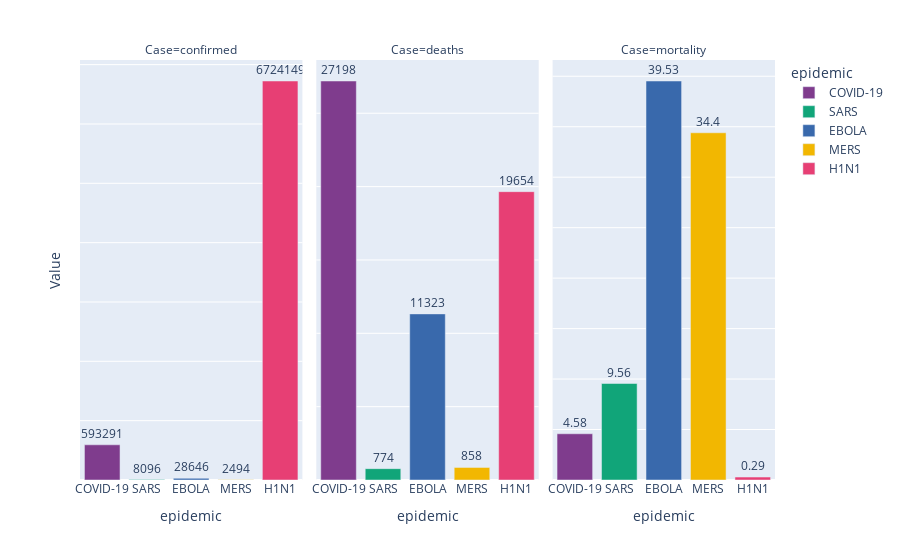

This figure's notebook cell:
### Code cell
temp = epidemics.melt(id_vars='epidemic', value_vars=['confirmed', 'deaths', 'mortality'],
                      var_name='Case', value_name='Value')

fig = px.bar(temp, x="epidemic", y="Value", color='epidemic', text='Value', facet_col="Case",
             color_discrete_sequence = px.colors.qualitative.Bold)
fig.update_traces(textposition='outside')
fig.update_layout(uniformtext_minsize=8, uniformtext_mode='hide')
fig.update_yaxes(showticklabels=False)
fig.layout.yaxis2.update(matches=None)
fig.layout.yaxis3.update(matches=None)
fig.show()

### Figure 1 — Plotly figure (JSON) as saved in the notebook; plotly's stock layout.template omitted (floating-point values rounded to 4 significant figures)
{"data": [{"alignmentgroup": "True", "hoverlabel": {"namelength": 0}, "hovertemplate": "epidemic=%{x}<br>Case=confirmed<br>Value=%{text}", "legendgroup": "COVID-19", "marker": {"color": "rgb(127, 60, 141)"}, "name": "COVID-19", "offsetgroup": "COVID-19", "orientation": "v", "showlegend": true, "text": [593291], "textposition": "outside", "type": "bar", "x": ["COVID-19"], "xaxis": "x", "y": [593291], "yaxis": "y"}, {"alignmentgroup": "True", "hoverlabel": {"namelength": 0}, "hovertemplate": "epidemic=%{x}<br>Case=deaths<br>Value=%{text}", "legendgroup": "COVID-19", "marker": {"color": "rgb(127, 60, 141)"}, "name": "COVID-19", "offsetgroup": "COVID-19", "orientation": "v", "showlegend": false, "text": [27198], "textposition": "outside", "type": "bar", "x": ["COVID-19"], "xaxis": "x2", "y": [27198], "yaxis": "y2"}, {"alignmentgroup": "True", "hoverlabel": {"namelength": 0}, "hovertemplate": "epidemic=%{x}<br>Case=mortality<br>Value=%{text}", "legendgroup": "COVID-19", "marker": {"color": "rgb(127, 60, 141)"}, "name": "COVID-19", "offsetgroup": "COVID-19", "orientation": "v", "showlegend": false, "text": [4.58], "textposition": "outside", "type": "bar", "x": ["COVID-19"], "xaxis": "x3", "y": [4.58], "yaxis": "y3"}, {"alignmentgroup": "True", "hoverlabel": {"namelength": 0}, "hovertemplate": "epidemic=%{x}<br>Case=confirmed<br>Value=%{text}", "legendgroup": "SARS", "marker": {"color": "rgb(17, 165, 121)"}, "name": "SARS", "offsetgroup": "SARS", "orientation": "v", "showlegend": true, "text": [8096], "textposition": "outside", "type": "bar", "x": ["SARS"], "xaxis": "x", "y": [8096], "yaxis": "y"}, {"alignmentgroup": "True", "hoverlabel": {"namelength": 0}, "hovertemplate": "epidemic=%{x}<br>Case=deaths<br>Value=%{text}", "legendgroup": "SARS", "marker": {"color": "rgb(17, 165, 121)"}, "name": "SARS", "offsetgroup": "SARS", "orientation": "v", "showlegend": false, "text": [774], "textposition": "outside", "type": "bar", "x": ["SARS"], "xaxis": "x2", "y": [774], "yaxis": "y2"}, {"alignmentgroup": "True", "hoverlabel": {"namelength": 0}, "hovertemplate": "epidemic=%{x}<br>Case=mortality<br>Value=%{text}", "legendgroup": "SARS", "marker": {"color": "rgb(17, 165, 121)"}, "name": "SARS", "offsetgroup": "SARS", "orientation": "v", "showlegend": false, "text": [9.56], "textposition": "outside", "type": "bar", "x": ["SARS"], "xaxis": "x3", "y": [9.56], "yaxis": "y3"}, {"alignmentgroup": "True", "hoverlabel": {"namelength": 0}, "hovertemplate": "epidemic=%{x}<br>Case=confirmed<br>Value=%{text}", "legendgroup": "EBOLA", "marker": {"color": "rgb(57, 105, 172)"}, "name": "EBOLA", "offsetgroup": "EBOLA", "orientation": "v", "showlegend": true, "text": [28646], "textposition": "outside", "type": "bar", "x": ["EBOLA"], "xaxis": "x", "y": [28646], "yaxis": "y"}, {"alignmentgroup": "True", "hoverlabel": {"namelength": 0}, "hovertemplate": "epidemic=%{x}<br>Case=deaths<br>Value=%{text}", "legendgroup": "EBOLA", "marker": {"color": "rgb(57, 105, 172)"}, "name": "EBOLA", "offsetgroup": "EBOLA", "orientation": "v", "showlegend": false, "text": [11323], "textposition": "outside", "type": "bar", "x": ["EBOLA"], "xaxis": "x2", "y": [11323], "yaxis": "y2"}, {"alignmentgroup": "True", "hoverlabel": {"namelength": 0}, "hovertemplate": "epidemic=%{x}<br>Case=mortality<br>Value=%{text}", "legendgroup": "EBOLA", "marker": {"color": "rgb(57, 105, 172)"}, "name": "EBOLA", "offsetgroup": "EBOLA", "orientation": "v", "showlegend": false, "text": [39.53], "textposition": "outside", "type": "bar", "x": ["EBOLA"], "xaxis": "x3", "y": [39.53], "yaxis": "y3"}, {"alignmentgroup": "True", "hoverlabel": {"namelength": 0}, "hovertemplate": "epidemic=%{x}<br>Case=confirmed<br>Value=%{text}", "legendgroup": "MERS", "marker": {"color": "rgb(242, 183, 1)"}, "name": "MERS", "offsetgroup": "MERS", "orientation": "v", "showlegend": true, "text": [2494], "textposition": "outside", "type": "bar", "x": ["MERS"], "xaxis": "x", "y": [2494], "yaxis": "y"}, {"alignmentgroup": "True", "hoverlabel": {"namelength": 0}, "hovertemplate": "epidemic=%{x}<br>Case=deaths<br>Value=%{text}", "legendgroup": "MERS", "marker": {"color": "rgb(242, 183, 1)"}, "name": "MERS", "offsetgroup": "MERS", "orientation": "v", "showlegend": false, "text": [858], "textposition": "outside", "type": "bar", "x": ["MERS"], "xaxis": "x2", "y": [858], "yaxis": "y2"}, {"alignmentgroup": "True", "hoverlabel": {"namelength": 0}, "hovertemplate": "epidemic=%{x}<br>Case=mortality<br>Value=%{text}", "legendgroup": "MERS", "marker": {"color": "rgb(242, 183, 1)"}, "name": "MERS", "offsetgroup": "MERS", "orientation": "v", "showlegend": false, "text": [34.4], "textposition": "outside", "type": "bar", "x": ["MERS"], "xaxis": "x3", "y": [34.4], "yaxis": "y3"}, {"alignmentgroup": "True", "hoverlabel": {"namelength": 0}, "hovertemplate": "epidemic=%{x}<br>Case=confirmed<br>Value=%{text}", "legendgroup": "H1N1", "marker": {"color": "rgb(231, 63, 116)"}, "name": "H1N1", "offsetgroup": "H1N1", "orientation": "v", "showlegend": true, "text": [6724149], "textposition": "outside", "type": "bar", "x": ["H1N1"], "xaxis": "x", "y": [6724149], "yaxis": "y"}, {"alignmentgroup": "True", "hoverlabel": {"namelength": 0}, "hovertemplate": "epidemic=%{x}<br>Case=deaths<br>Value=%{text}", "legendgroup": "H1N1", "marker": {"color": "rgb(231, 63, 116)"}, "name": "H1N1", "offsetgroup": "H1N1", "orientation": "v", "showlegend": false, "text": [19654], "textposition": "outside", "type": "bar", "x": ["H1N1"], "xaxis": "x2", "y": [19654], "yaxis": "y2"}, {"alignmentgroup": "True", "hoverlabel": {"namelength": 0}, "hovertemplate": "epidemic=%{x}<br>Case=mortality<br>Value=%{text}", "legendgroup": "H1N1", "marker": {"color": "rgb(231, 63, 116)"}, "name": "H1N1", "offsetgroup": "H1N1", "orientation": "v", "showlegend": false, "text": [0.29], "textposition": "outside", "type": "bar", "x": ["H1N1"], "xaxis": "x3", "y": [0.29], "yaxis": "y3"}], "layout": {"annotations": [{"font": {}, "showarrow": false, "text": "Case=confirmed", "x": 0.16, "xanchor": "center", "xref": "paper", "y": 1, "yanchor": "bottom", "yref": "paper"}, {"font": {}, "showarrow": false, "text": "Case=deaths", "x": 0.5, "xanchor": "center", "xref": "paper", "y": 1, "yanchor": "bottom", "yref": "paper"}, {"font": {}, "showarrow": false, "text": "Case=mortality", "x": 0.84, "xanchor": "center", "xref": "paper", "y": 1, "yanchor": "bottom", "yref": "paper"}], "barmode": "relative", "legend": {"title": {"text": "epidemic"}, "tracegroupgap": 0}, "margin": {"t": 60}, "uniformtext": {"minsize": 8, "mode": "hide"}, "xaxis": {"anchor": "y", "categoryarray": ["COVID-19", "SARS", "EBOLA", "MERS", "H1N1"], "categoryorder": "array", "domain": [0, 0.32], "title": {"text": "epidemic"}}, "xaxis2": {"anchor": "y2", "categoryarray": ["COVID-19", "SARS", "EBOLA", "MERS", "H1N1"], "categoryorder": "array", "domain": [0.34, 0.66], "matches": "x", "title": {"text": "epidemic"}}, "xaxis3": {"anchor": "y3", "categoryarray": ["COVID-19", "SARS", "EBOLA", "MERS", "H1N1"], "categoryorder": "array", "domain": [0.68, 1.0], "matches": "x", "title": {"text": "epidemic"}}, "yaxis": {"anchor": "x", "domain": [0, 1], "showticklabels": false, "title": {"text": "Value"}}, "yaxis2": {"anchor": "x2", "domain": [0, 1], "showticklabels": false}, "yaxis3": {"anchor": "x3", "domain": [0, 1], "showticklabels": false}}}
